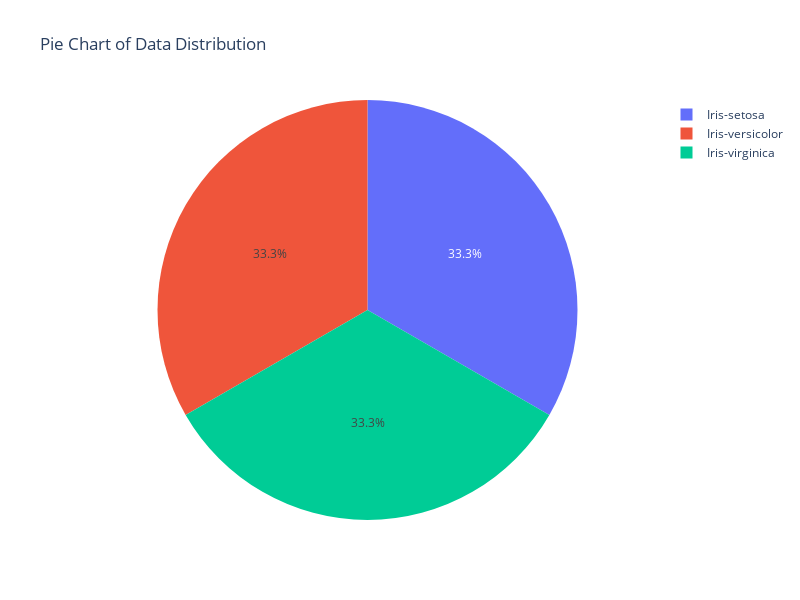

Write notebook code for a chart like this one.
### Code cell
#EDA
fig = px.pie(df, 'Species',title='Pie Chart of Data Distribution',width=800, height=600)
fig.show()

### Figure 1 — Plotly figure (JSON) as saved in the notebook; plotly's stock layout.template omitted (floating-point values rounded to 4 significant figures; data arrays with more than 128 entries replaced by an {"elided": "..."} marker saying what was removed)
{"data": [{"domain": {"x": [0, 1], "y": [0, 1]}, "hovertemplate": "Species=%{label}<extra></extra>", "labels": {"elided": "150 str values"}, "legendgroup": "", "name": "", "showlegend": true, "type": "pie"}], "layout": {"height": 600, "legend": {"tracegroupgap": 0}, "title": {"text": "Pie Chart of Data Distribution"}, "width": 800}}
